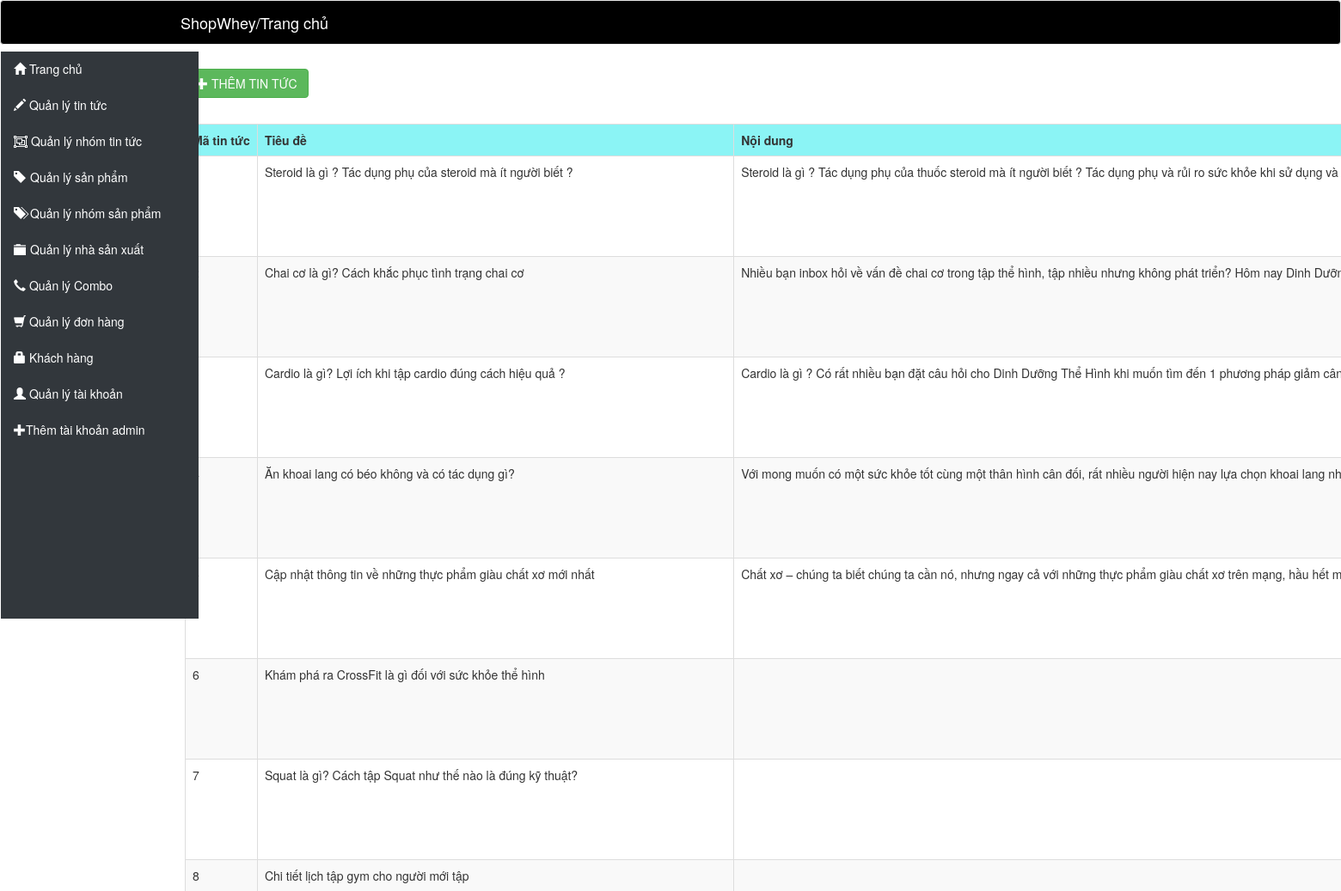
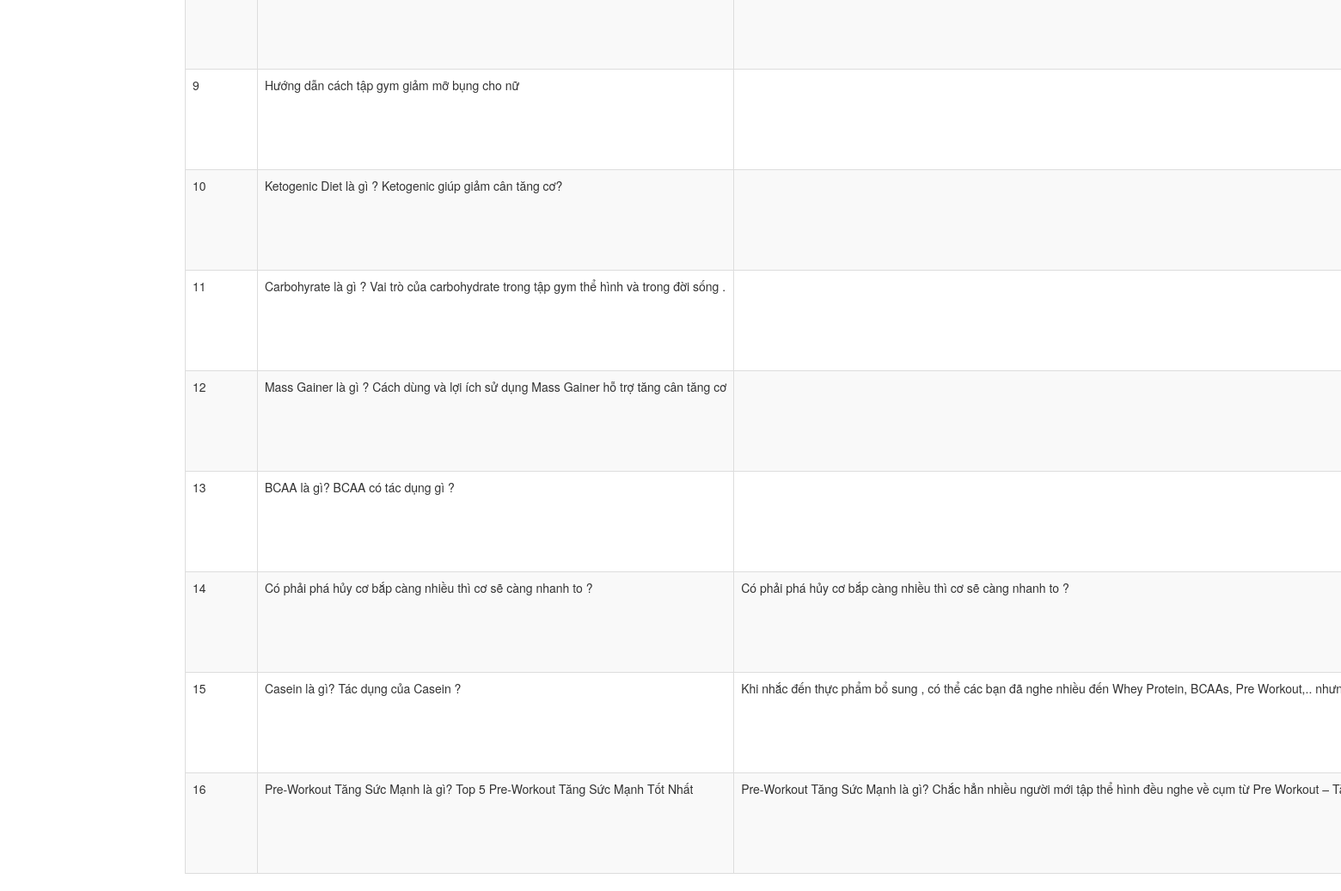
Screenshot of /admin/Index.php?page=quanlytintuc with the database file from the repository (2 pictures, top to bottom).
### tables this page shows
CREATE TABLE IF NOT EXISTS `tbl_news_detail` (
`IdNews` int(156) NOT NULL,
  `Title` varchar(156) NOT NULL,
  `Content` varchar(156) NOT NULL,
  `Description` varchar(10000) NOT NULL,
  `IdNewsGroup` int(156) NOT NULL,
  `Image` varchar(200) NOT NULL
);

### admin/View/quanlytintuc.php (the view, shortened to what this page needs)
<head>
</head>
<?php
	$sql1 = "SELECT* FROM tbl_news_detail INNER JOIN tbl_news_group ON tbl_news_group.IdNewsGroup = tbl_news_detail.IdNewsGroup";
	$query1 = mysqli_query($conn, $sql1);
?>
	<h3><a class="btn btn-success" href="Index.php?page=themtintuc"><span class="glyphicon glyphicon-plus"></span> THÊM TIN TỨC</a></h3>
	<br>
	<table class="table table-striped table-hover table-bordered animated zoomIn">
		<tr>
			<td style="font-weight: bold; background: #8bf4f5;">Mã tin tức</td>
			<td style="font-weight: bold; background: #8bf4f5;">Tiêu đề</td>
			<td style="font-weight: bold; background: #8bf4f5;">Nội dung</td>
		</tr>
		<?php
		while ($row1 = mysqli_fetch_array($query1)) {
			?>
		<tr>
			<td><?php echo($row1["IdNews"]) ?></td>
			<td class="otintuc"><?php echo($row1["Title"]) ?></td>
			<td class="otintuc"><?php echo($row1["Content"]) ?></td>
		</tr>
		<?php
			}
		?>
	</table>

### admin/View/quanlytintuc.php (style rules this page uses)
td { width: 100px; white-space: nowrap; }

### rows the page displays
tbl_news_detail: Title "Steroid là gì ? Tác dụng phụ của steroid mà ít người biết ?", Content "Steroid là gì ? Tác dụng phụ của thuốc steroid mà ít người biết ? Tác dụng phụ và rủi ro sức khỏe khi sử dụng và…"
tbl_news_detail: Title "Chai cơ là gì? Cách khắc phục tình trạng chai cơ", Content "Nhiều bạn inbox hỏi về vấn đề chai cơ trong tập thể hình, tập nhiều nhưng không phát triển? Hôm nay Dinh…"
tbl_news_detail: Title "Cardio là gì? Lợi ích khi tập cardio đúng cách hiệu quả ?", Content "Cardio là gì ? Có rất nhiều bạn đặt câu hỏi cho Dinh Dưỡng Thể Hình khi muốn tìm đến 1 phương pháp giảm…"
tbl_news_detail: Title "Ăn khoai lang có béo không và có tác dụng gì?", Content "Với mong muốn có một sức khỏe tốt cùng một thân hình cân đối, rất nhiều người hiện nay lựa chọn khoai lang…"
tbl_news_detail: Title "Cập nhật thông tin về những thực phẩm giàu chất xơ mới nhất", Content "Chất xơ – chúng ta biết chúng ta cần nó, nhưng ngay cả với những thực phẩm giàu chất xơ trên mạng, hầu hết…"
tbl_news_detail: IdNews "6", Title "Khám phá ra CrossFit là gì đối với sức khỏe thể hình"
tbl_news_detail: IdNews "7", Title "Squat là gì? Cách tập Squat như thế nào là đúng kỹ thuật?"
tbl_news_detail: IdNews "8", Title "Chi tiết lịch tập gym cho người mới tập"
tbl_news_detail: IdNews "9", Title "Hướng dẫn cách tập gym giảm mỡ bụng cho nữ"
tbl_news_detail: IdNews "10", Title "Ketogenic Diet là gì ? Ketogenic giúp giảm cân tăng cơ?"
tbl_news_detail: IdNews "11", Title "Carbohyrate là gì ? Vai trò của carbohydrate trong tập gym thể hình và trong đời sống ."
tbl_news_detail: IdNews "12", Title "Mass Gainer là gì ? Cách dùng và lợi ích sử dụng Mass Gainer hỗ trợ tăng cân tăng cơ"
tbl_news_detail: IdNews "13", Title "BCAA là gì? BCAA có tác dụng gì ?"
tbl_news_detail: IdNews "14", Title "Có phải phá hủy cơ bắp càng nhiều thì cơ sẽ càng nhanh to ?", Content "Có phải phá hủy cơ bắp càng nhiều thì cơ sẽ càng nhanh to ?"
tbl_news_detail: IdNews "15", Title "Casein là gì? Tác dụng của Casein ?", Content "Khi nhắc đến thực phẩm bổ sung , có thể các bạn đã nghe nhiều đến Whey Protein, BCAAs, Pre Workout,..…"
tbl_news_detail: IdNews "16", Title "Pre-Workout Tăng Sức Mạnh là gì? Top 5 Pre-Workout Tăng Sức Mạnh Tốt Nhất", Content "Pre-Workout Tăng Sức Mạnh là gì? Chắc hẳn nhiều người mới tập thể hình đều nghe về cụm từ Pre Workout –…"
